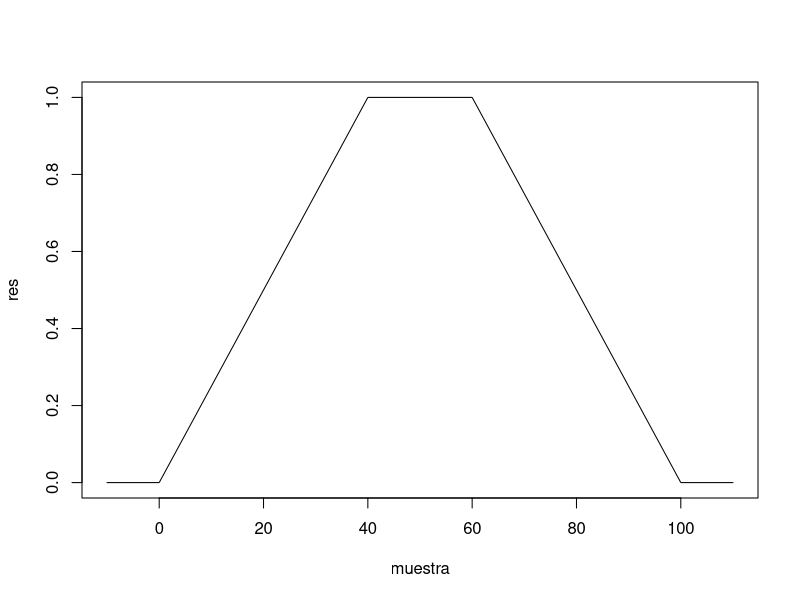
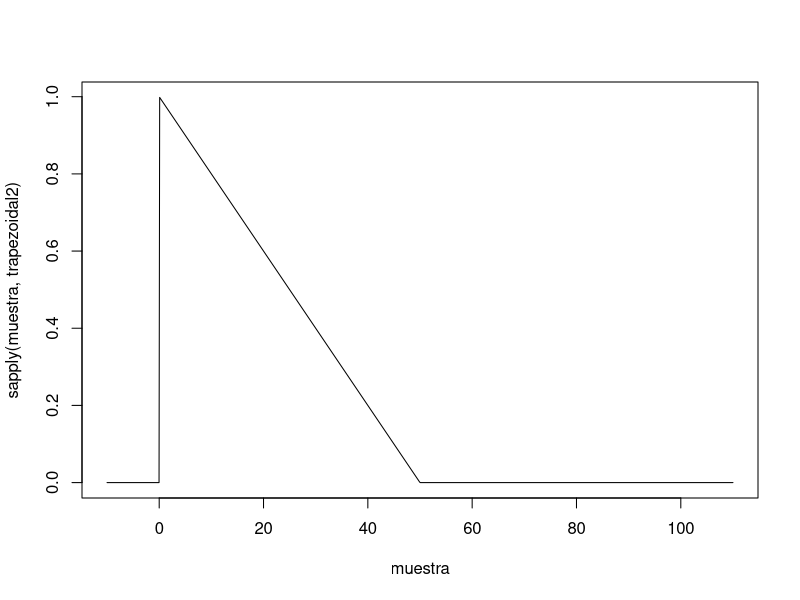
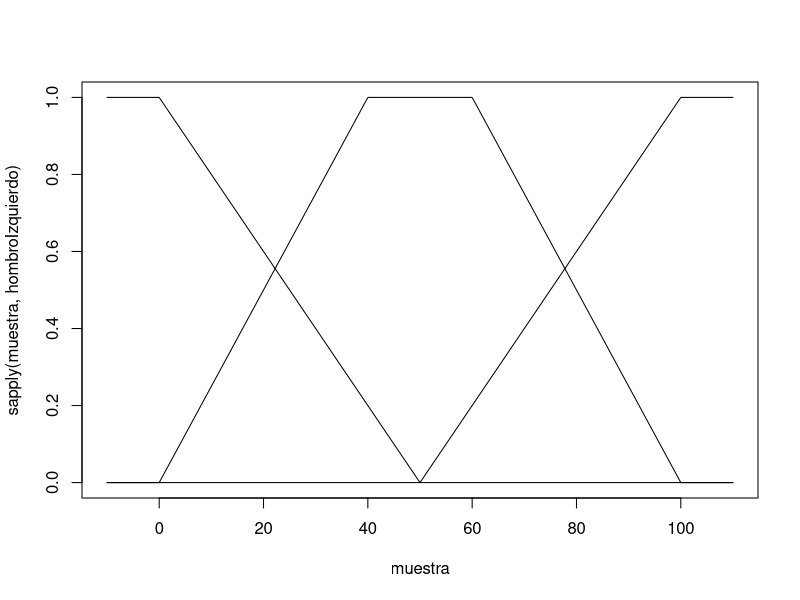

Write the R code that produced these figures, in order.
leftShoulderFunction <- function(a1,a2)
{
  leftShoulder <- function(x)
  {
    if(x <=a1)
    {
      return(1)
    }
    else if (x>=a1 & x<=a2)
    {
      return((a2-x)/(a2-a1))
    }
    else
    {
      return(0)
    }
  }
}
rightShoulderFunction <- function(a1,a2)
{
  rightShoulder <- function(x)
  {
    if(x <=a1)
    {
      return(0)
    }
    else if (x>=a1 & x<=a2)
    {
      return((x-a1)/(a2-a1))
    }
    else
    {
      return(1)
    }
  }
}


trapezoidalFunction <- function(a1,a2,a3,a4)
{
  trapezoidal <- function(x)
  {
    if(x >= a1 & x <= a2)
    {
      return((x-a1)/(a2-a1))
    }
    else if (x>= a2 & x <= a3)
    {
      return(1)
    }
    else if(x >= a3 & x <= a4 )
    {
      return((a4-x)/(a4-a3) )
    }
    else
    {
      return(0)
    }
    
   # ifelse(a1 <= x & x <= a2,
  #         (x-a1)/(a2-a1),
    #  ifelse(a3 >= x & x <= a4),
   #       (a4-x)/(a4-a3),
  #    0)
  }
  return(trapezoidal)
}

a1= 0
a2= 40
a3 =60
a4= 100

trapezoidal <- trapezoidalFunction(a1,a2,a3,a4)

trapezoidal(30)

trapezoidal(80)



muestra = seq(-10,110, length.out =1000)
muestra

res=sapply(muestra, trapezoidal)
plot(res~muestra, type='l')

trapezoidal2 <- trapezoidalFunction(0,0,0,50)

plot(sapply(muestra, trapezoidal2)~muestra, type='l')


trapezoidal3 <-  trapezoidalFunction(50,100,100,100)


hombroIzquierdo <- leftShoulderFunction(0,50)
hombroDerecho <- rightShoulderFunction(50,100)

plot(sapply(muestra, hombroIzquierdo)~muestra, type='l')
lines(sapply(muestra, hombroDerecho)~muestra)
lines(res~muestra, type='l')




